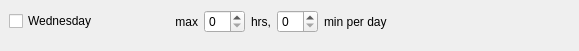
              <widget class="QWidget" name="widget_03" native="true">
               <widget class="QWidget" name="horizontalLayoutWidget_03">
                <property name="geometry">
                 <rect>
                  <x>9</x>
                  <y>1</y>
                  <width>561</width>
                  <height>41</height>
                 </rect>
                </property>
                <layout class="QHBoxLayout" name="horizontalLayout_03">
                 <item>
                  <widget class="QCheckBox" name="kcfg_WEDenabledTD">
                   <property name="minimumSize">
                    <size>
                     <width>160</width>
                     <height>0</height>
                    </size>
                   </property>
                   <property name="maximumSize">
                    <size>
                     <width>160</width>
                     <height>16777215</height>
                    </size>
                   </property>
                   <property name="toolTip">
                    <string>This checkbox enables the restrictions on Wednesdays.</string>
                   </property>
                   <property name="text">
                    <string>Wednesday</string>
                   </property>
                  </widget>
                 </item>
                 <item>
                  <widget class="QLabel" name="textLabel03_11">
                   <property name="text">
                    <string>max</string>
                   </property>
                   <property name="alignment">
                    <set>Qt::AlignRight|Qt::AlignTrailing|Qt::AlignVCenter</set>
                   </property>
                   <property name="wordWrap">
                    <bool>false</bool>
                   </property>
                  </widget>
                 </item>
                 <item>
                  <widget class="QSpinBox" name="kcfg_WEDmaxhr">
                   <property name="maximumSize">
                    <size>
                     <width>42</width>
                     <height>16777215</height>
                    </size>
                   </property>
                   <property name="toolTip">
                    <string>Time limit for this weekday to spend on the PC.</string>
                   </property>
                   <property name="maximum">
                    <number>23</number>
                   </property>
                  </widget>
                 </item>
                 <item>
                  <widget class="QLabel" name="textLabel03_12">
                   <property name="text">
                    <string>hrs,</string>
                   </property>
                   <property name="wordWrap">
                    <bool>false</bool>
                   </property>
                  </widget>
                 </item>
                 <item>
                  <widget class="QSpinBox" name="kcfg_WEDmaxmin">
                   <property name="maximumSize">
                    <size>
                     <width>42</width>
                     <height>16777215</height>
                    </size>
                   </property>
                   <property name="toolTip">
                    <string>Time limit for this weekday to spend on the PC.</string>
                   </property>
                   <property name="maximum">
                    <number>59</number>
                   </property>
                  </widget>
                 </item>
                 <item>
                  <widget class="QLabel" name="Textlabel03_10">
                   <property name="text">
                    <string>min per day</string>
                   </property>
                   <property name="wordWrap">
                    <bool>false</bool>
                   </property>
                  </widget>
                 </item>
                 <item>
                  <spacer name="horizontalSpacer3">
                   <property name="orientation">
                    <enum>Qt::Horizontal</enum>
                   </property>
                   <property name="sizeHint" stdset="0">
                    <size>
                     <width>40</width>
                     <height>20</height>
                    </size>
                   </property>
                  </spacer>
                 </item>
                </layout>
               </widget>
              </widget>
